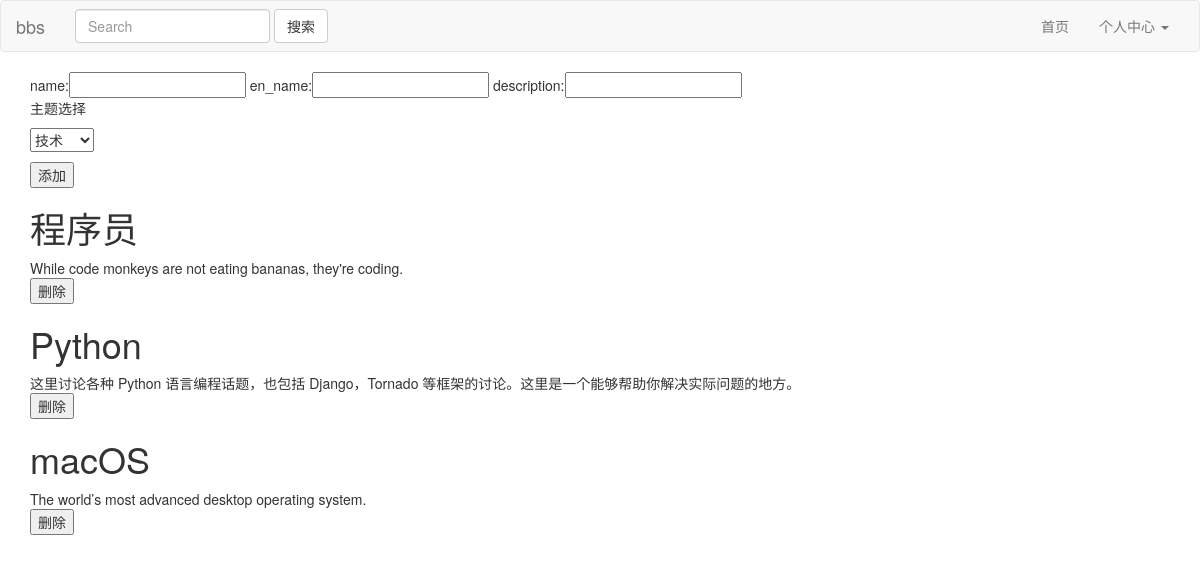
The page /admin/node (signed in) on the database its author committed.
### app/models.py (models this page shows, shortened)
class ModelMin(object):
    def save(self):
        db.session.add(self)
        db.session.commit()

class Node(db.Model, ModelMin):
    __tablename__ = 'node'
    id = db.Column(db.Integer, primary_key=True)
    name = db.Column(db.String(30), unique=True)
    en_name = db.Column(db.String(30), unique=True)
    description = db.Column(db.String(100))
    posts = db.relationship('Post', lazy='dynamic',cascade="delete, delete-orphan", backref='node')
    hidden = db.Column(db.Boolean, default=False)
    topic_id = db.Column(db.Integer, db.ForeignKey('topic.id', ondelete='CASCADE'))
    @classmethod
    def user_list(cls):
        log("start")
        node_list = Node.query.filter_by(hidden=False).all()
        log(node_list)
        return node_list

### app/views/admin.py (the view)
@main.route('/node')
@user.admin_required
def node_view():
    node_list = Node.user_list()
    topic_list = Topic.user_list()
    return render_template('admin/node.html',
                           node_list=node_list,
                           topic_list=topic_list)

### app/__init__.py (called while the page is built)
@app.before_request
def before_request():
    g.user = current_user
    if g.user.is_authenticated:
        g.user.last_seen = datetime.now()
        g.user.save()

### app/controller/user.py (called while the page is built)
def admin_required(f):
    @wraps(f)
    def function(*args, **kwargs):
        u = g.user
        if u is None or u.id != 1:
            abort(404)
        return f(*args, **kwargs)
    return function

### app/models.py (called while the page is built)
    @classmethod
    def user_list(cls):
        topic_list = Topic.query.filter_by().all()
        first_list = [{'name':'技术','en_name':'technology'},
                      {'name':'创意','en_name':'creative'},
                      {'name':'好玩','en_name':'play'},
                      {'name':'Apple','en_name':'apple'},
                      {'name':'酷工作','en_name':'jobs'},
                      {'name':'交易','en_name':'deals'},
                      {'name':'城市','en_name':'city'}]
        if topic_list == []:
            for f in first_list:
                t = Topic(f)
                t.save()
            topic_list = Topic.query.filter_by().all()
        return topic_list

### app/views/general.py (called while the page is built)
@lm.user_loader
def load_user(id):
    return User.query.get(int(id))

### utils.py (called while the page is built)
def log(*args, **kwargs):
    format = '%Y/%m/%d %H:%M:%S'
    value = time.localtime(int(time.time()))
    dt = time.strftime(format, value)
    print(dt, *args, **kwargs)

### app/templates/admin/node.html (shortened to what this page needs)
{% extends "base.html" %}
{% block content %}
    <div class="div-node-new">
        <div class="node-input-box">
            name:<input class="input-node-name" type="text" name="name" value="">
            en_name:<input class="input-node-en_name" type="text" name="en_name" value="">
            description:<input class="input-node-description" type="text" name="description" value="">
            <div class="post-node">
            <p>主题选择</p>
            <select class="select-topic font-size-16" name="node_id">
            {% for t in topic_list %}
                <option value ="{{ t.id }}" >{{ t.name }}</option>
            {% endfor %}
            </select>
            </div>
            <button class="node-new" type="button">添加</button>
        </div>
    </div>
    <div class="node-lists">
        {% for n in node_list %}
            <div class="node-box">
                <div class="node-item" data-id="{{n.id}}">
                    <div class="node-title">
                        <h1>{{n.name}}</h1>
                    </div>
                    <div class="node-content">
                        {{n.description}}
                    </div>
                    <div class="node-action">
                        <button class="node-delete" type="button">删除</button>
                    </div>
                </div>
            </div>
        {% endfor %}
    </div>
{% endblock %}

### rows shown on the page
Node: name "程序员", description "While code monkeys are not eating bananas, they're coding."
Node: name "Python", description "这里讨论各种 Python 语言编程话题，也包括 Django，Tornado 等框架的讨论。这里是一个能够帮助你解决实际问题的地方。"
Node: name "macOS", description "The world’s most advanced desktop operating system."

### other values the page prints
form field node_id "技术"
